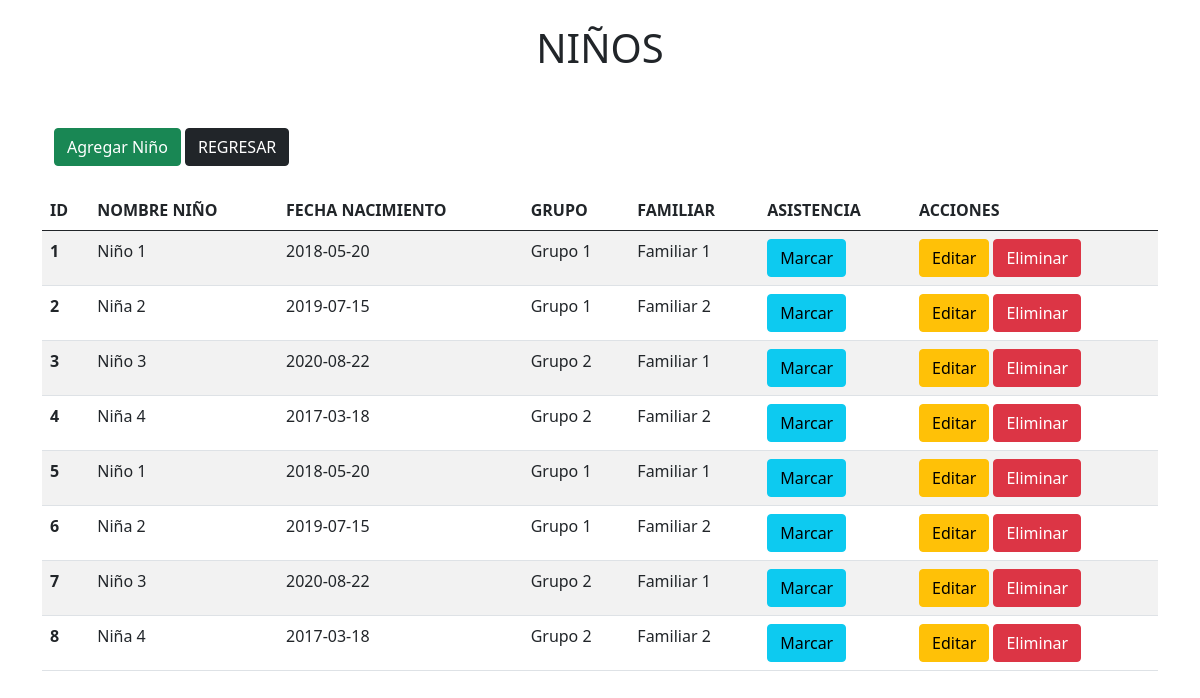
Screenshot of /model/ninos.php with the database file from the repository.
### tables this page shows
CREATE TABLE `ninos` (
  `id_ninos` int(11) NOT NULL,
  `nombre_nino` varchar(100) NOT NULL,
  `fecha_nacimiento` date NOT NULL,
  `grupo_id` int(11) DEFAULT NULL,
  `familiar_id` int(11) DEFAULT NULL
);

CREATE TABLE `grupos` (
  `id_grupo` int(11) NOT NULL,
  `nombre_grupos` varchar(100) NOT NULL,
  `educador_id` int(11) DEFAULT NULL
);

CREATE TABLE `usuarios` (
  `id_usuario` int(11) NOT NULL,
  `nombre_usuarios` varchar(100) NOT NULL,
  `email` varchar(100) NOT NULL,
  `password` varchar(255) NOT NULL,
  `rol` enum('administrador','educador','familiar') NOT NULL,
  `fecha_creacion` timestamp NOT NULL DEFAULT current_timestamp()
);

### model/ninos.php (the view, shortened to what this page needs)
<!doctype html>
<html lang="en">
<head>
    <link href="https://cdn.jsdelivr.net/npm/bootstrap@5.0.2/dist/css/bootstrap.min.css" rel="stylesheet">
    <link rel="stylesheet" href="assets/style.css">
</head>
<body>
    <div class="container"> <br>
        <h1 class="text-center">NIÑOS</h1> <br>
        <br>
        <div class="container">
            <a href="./../views/ninos/insertar.php" class="btn btn-success">Agregar Niño</a>
            <a href="../index.php" class="btn btn-dark">REGRESAR</a>
        </div>
        <br>
    </div>
    <div class="container">
        <table class="table table-striped">
            <thead>
                <tr>
                    <th scope="col">ID</th>
                    <th scope="col">NOMBRE NIÑO</th>
                    <th scope="col">FECHA NACIMIENTO</th>
                    <th scope="col">GRUPO</th>
                    <th scope="col">FAMILIAR</th>
                    <th scope="col">ASISTENCIA</th>
                    <th scope="col">ACCIONES</th>
                </tr>
            </thead>
            <tbody>
                <?php
                require("./../config/conexion.php");
                $sql = $conexion->query("SELECT n.id_ninos, n.nombre_nino, n.fecha_nacimiento, g.nombre_grupos, u.nombre_usuarios  FROM ninos n
                    JOIN usuarios u ON n.familiar_id = u.id_usuario
                    JOIN grupos g ON n.grupo_id = g.id_grupo;");
                while ($resultado = $sql->fetch_assoc()) {
                ?>
                    <tr>
                        <th scope="row"> <?php echo $resultado['id_ninos']; ?> </th>
                        <td> <?php echo $resultado['nombre_nino']; ?> </td>
                        <td> <?php echo $resultado['fecha_nacimiento']; ?> </td>
                        <td> <?php echo $resultado['nombre_grupos']; ?> </td>
                        <td> <?php echo $resultado['nombre_usuarios']; ?> </td>
                        <th>
                            <a href="./../views/ninos/asistencia.php?id=<?php echo $resultado['id_ninos'] ?>" class="btn btn-info"> Marcar </a>
                        </th>
                        <th>
                            <a href="./../views/ninos/editar.php?id=<?php echo $resultado['id_ninos'] ?>" class="btn btn-warning">Editar</a>
                            <a href="../crud/nino/eliminar.php ?id=<?php echo $resultado['id_ninos'] ?>" class="btn btn-danger">Eliminar</a>
                        </th>
                    </tr>
                <?php
                }
                ?>
            </tbody>
        </table>
    </div>
</body>
</html>

### rows the page displays
ninos: id_ninos "1", nombre_nino "Niño 1", fecha_nacimiento "2018-05-20", grupo.nombre_grupos "Grupo 1", familiar.nombre_usuarios "Familiar 1"
ninos: id_ninos "2", nombre_nino "Niña 2", fecha_nacimiento "2019-07-15", grupo.nombre_grupos "Grupo 1", familiar.nombre_usuarios "Familiar 2"
ninos: id_ninos "3", nombre_nino "Niño 3", fecha_nacimiento "2020-08-22", grupo.nombre_grupos "Grupo 2", familiar.nombre_usuarios "Familiar 1"
ninos: id_ninos "4", nombre_nino "Niña 4", fecha_nacimiento "2017-03-18", grupo.nombre_grupos "Grupo 2", familiar.nombre_usuarios "Familiar 2"
ninos: id_ninos "5", nombre_nino "Niño 1", fecha_nacimiento "2018-05-20", grupo.nombre_grupos "Grupo 1", familiar.nombre_usuarios "Familiar 1"
ninos: id_ninos "6", nombre_nino "Niña 2", fecha_nacimiento "2019-07-15", grupo.nombre_grupos "Grupo 1", familiar.nombre_usuarios "Familiar 2"
ninos: id_ninos "7", nombre_nino "Niño 3", fecha_nacimiento "2020-08-22", grupo.nombre_grupos "Grupo 2", familiar.nombre_usuarios "Familiar 1"
ninos: id_ninos "8", nombre_nino "Niña 4", fecha_nacimiento "2017-03-18", grupo.nombre_grupos "Grupo 2", familiar.nombre_usuarios "Familiar 2"
